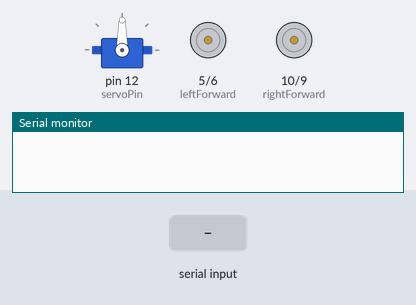
Bench run of a sketch on a simulated Arduino Uno, built with avr-gcc and run on an emulated ATmega328P. On the bench: servo, motor-driver pin pairs drawn as motors (green arrow = first pin HIGH = forward, orange = second pin HIGH = backward, longer = more drive), the last lines printed to the serial monitor. The inputs (shaded band) are chosen by the test bench.

Above: at 3.1 s.
15.9 s: "6" received over Serial
At 17.2 s:
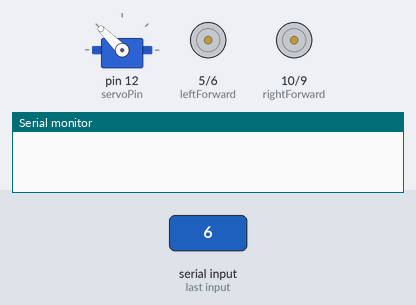
20.4 s: "1" received over Serial
At 20.9 s:
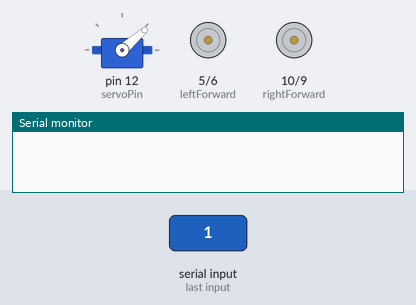
25.4 s: "2" received over Serial
At 30.8 s:
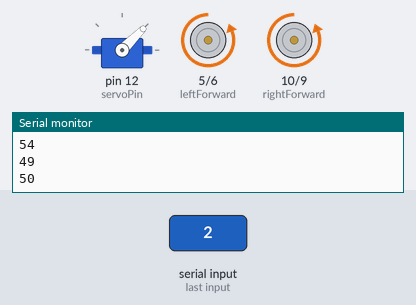
At 31.6 s:
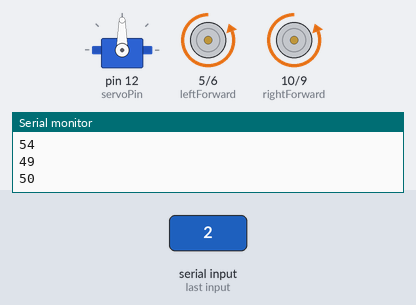
33.6 s: "3" received over Serial
37.1 s: "4" received over Serial
40.6 s: "0" received over Serial
Timing chart, 0 to 45.1 s (numbered marks = the images above; inputs shaded):
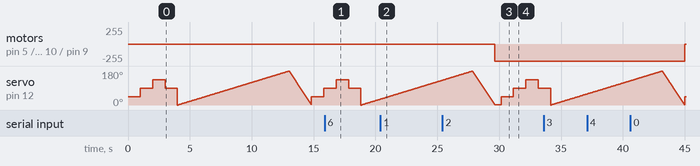

The sketch:

obs.ino
```cpp
#include <Servo.h>

int servoPin = 12;

Servo servo;

int servoAngle = 0;

const int trig = 2;
const int echo = 4;
const int leftForward = 5;
const int leftBackward = 6;
const int rightForward = 10;
const int rightBackward = 9;
int input;

int duration = 0;
int distance = 0;

void setup()
{
  Serial.begin(9600);
  servo.attach(servoPin);

  pinMode(leftForward , OUTPUT);
  pinMode(leftBackward , OUTPUT);
  pinMode(rightForward , OUTPUT);
  pinMode(rightBackward , OUTPUT);

  Serial.begin(9600);

}
void loop() {
  servo.write(45);      // Turn SG90 servo Left to 45 degrees
   delay(1000);          // Wait 1 second
   servo.write(90);      // Turn SG90 servo back to 90 degrees (center position)
   delay(1000);          // Wait 1 second
   servo.write(135);     // Turn SG90 servo Right to 135 degrees
   delay(1000);          // Wait 1 second
   servo.write(90);      // Turn SG90 servo back to 90 degrees (center position)
   delay(1000);

   for(servoAngle = 0; servoAngle < 180; servoAngle++)  //move the micro servo from 0 degrees to 180 degrees
  {
    servo.write(servoAngle);
    delay(50);
  }

  for(servoAngle = 180; servoAngle > 0; servoAngle--)  //now move back the micro servo from 0 degrees to 180 degrees
  {
    servo.write(servoAngle);
    delay(10);
  }

      while(Serial.available()>0){ // Checks whether data is comming from the serial port
       input=Serial.read(); // Reads the data from the serial port
        //read1=(char)input;
        Serial.println(input);
     }
   if(input==54)
   {
 if ( distance < 50 )
  {
    digitalWrite(leftForward , LOW);
    digitalWrite(leftBackward , HIGH);
    digitalWrite(rightForward , HIGH);
    digitalWrite(rightBackward , LOW);

    delay(500);
  }
  else
  {

    digitalWrite(leftForward , HIGH);
    digitalWrite(leftBackward , LOW);
    digitalWrite(rightForward , HIGH);
    digitalWrite(rightBackward , LOW);
  }
   }
   if(input==49)
    {
    digitalWrite(leftForward , HIGH);
    digitalWrite(leftBackward , LOW);
    digitalWrite(rightForward , HIGH);
    digitalWrite(rightBackward , LOW);
    delay(500);
    }
  else if(input== 50)
  {
    digitalWrite(leftForward , LOW);
    digitalWrite(leftBackward ,HIGH);
    digitalWrite(rightForward , LOW);
    digitalWrite(rightBackward , HIGH);
    delay(500);
  }
  else if(input==51)
  {
     digitalWrite(leftForward , LOW);
    digitalWrite(leftBackward , HIGH);
    digitalWrite(rightForward , HIGH);
    digitalWrite(rightBackward , LOW);
  }
 else if(input==52)
 {
   digitalWrite(leftForward , HIGH);
    digitalWrite(leftBackward ,LOW);
    digitalWrite(rightForward , LOW);
    digitalWrite(rightBackward , HIGH);
   }
   else
   {
    digitalWrite(leftForward , LOW);
    digitalWrite(leftBackward ,LOW);
    digitalWrite(rightForward , LOW);
    digitalWrite(rightBackward , LOW);
   }
   }
```

Measured:
- after the input at 25.4 s, motor on pin 5 (leftForward) / pin 6 (leftBackward), motor on pin 10 (rightForward) / pin 9 (rightBackward): stopped → backward 255/255 after 4.3 s
- after the input at 40.6 s, motor on pin 5 (leftForward) / pin 6 (leftBackward), motor on pin 10 (rightForward) / pin 9 (rightBackward): backward 255/255 → stopped after 4.4 s
